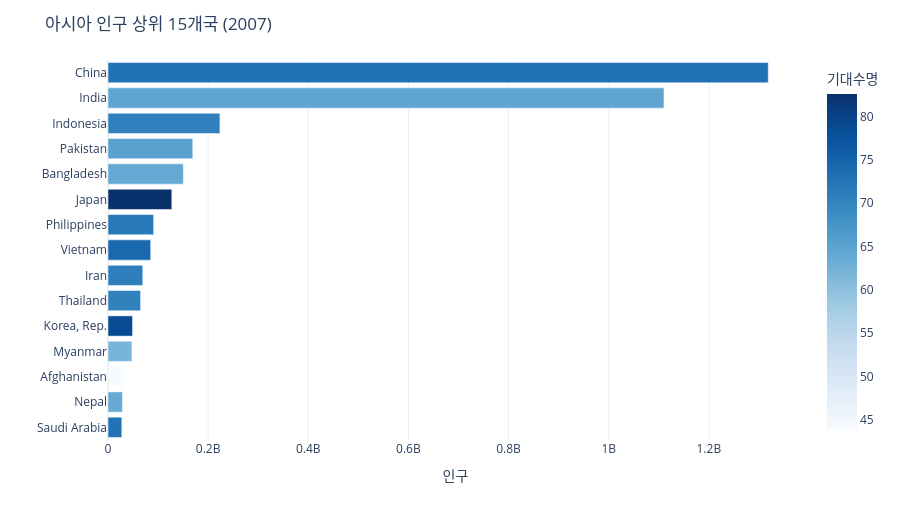

Here is the notebook cell this chart was saved with:
### Markdown cell above
## 4. Bar

### Code cell
asia07 = gap.query("year == 2007 and continent == 'Asia'").nlargest(15, "pop")

fig = px.bar(asia07.sort_values("pop"), x="pop", y="country",
             orientation="h", color="lifeExp",
             color_continuous_scale="Blues",
             labels={"pop": "인구", "country": "", "lifeExp": "기대수명"})
fig.update_layout(title="아시아 인구 상위 15개국 (2007)",
                  template="plotly_white", height=520)
fig.write_html(HTML / "2_3.html", include_plotlyjs="cdn")
fig.show()

### Figure 1 — Plotly figure (JSON) as saved in the notebook; plotly's stock layout.template omitted (floating-point values rounded to 4 significant figures)
{"data": [{"hovertemplate": "인구=%{x}<br>=%{y}<br>기대수명=%{marker.color}<extra></extra>", "legendgroup": "", "marker": {"color": [72.78, 63.78, 43.83, 62.07, 78.62, 70.62, 70.96, 74.25, 71.69, 82.6, 64.06, 65.48, 70.65, 64.7, 72.96], "coloraxis": "coloraxis", "pattern": {"shape": ""}}, "name": "", "orientation": "h", "showlegend": false, "textposition": "auto", "type": "bar", "x": [27601038, 28901790, 31889923, 47761980, 49044790, 65068149, 69453570, 85262356, 91077287, 127467972, 150448339, 169270617, 223547000, 1110396331, 1318683096], "xaxis": "x", "y": ["Saudi Arabia", "Nepal", "Afghanistan", "Myanmar", "Korea, Rep.", "Thailand", "Iran", "Vietnam", "Philippines", "Japan", "Bangladesh", "Pakistan", "Indonesia", "India", "China"], "yaxis": "y"}], "layout": {"barmode": "relative", "coloraxis": {"autocolorscale": false, "colorbar": {"title": {"text": "기대수명"}}, "colorscale": [[0.0, "rgb(247,251,255)"], [0.125, "rgb(222,235,247)"], [0.25, "rgb(198,219,239)"], [0.375, "rgb(158,202,225)"], [0.5, "rgb(107,174,214)"], [0.625, "rgb(66,146,198)"], [0.75, "rgb(33,113,181)"], [0.875, "rgb(8,81,156)"], [1.0, "rgb(8,48,107)"]]}, "height": 520, "legend": {"tracegroupgap": 0}, "margin": {"t": 60}, "title": {"text": "아시아 인구 상위 15개국 (2007)"}, "xaxis": {"anchor": "y", "domain": [0.0, 1.0], "title": {"text": "인구"}}, "yaxis": {"anchor": "x", "domain": [0.0, 1.0], "title": {"text": ""}}}}
